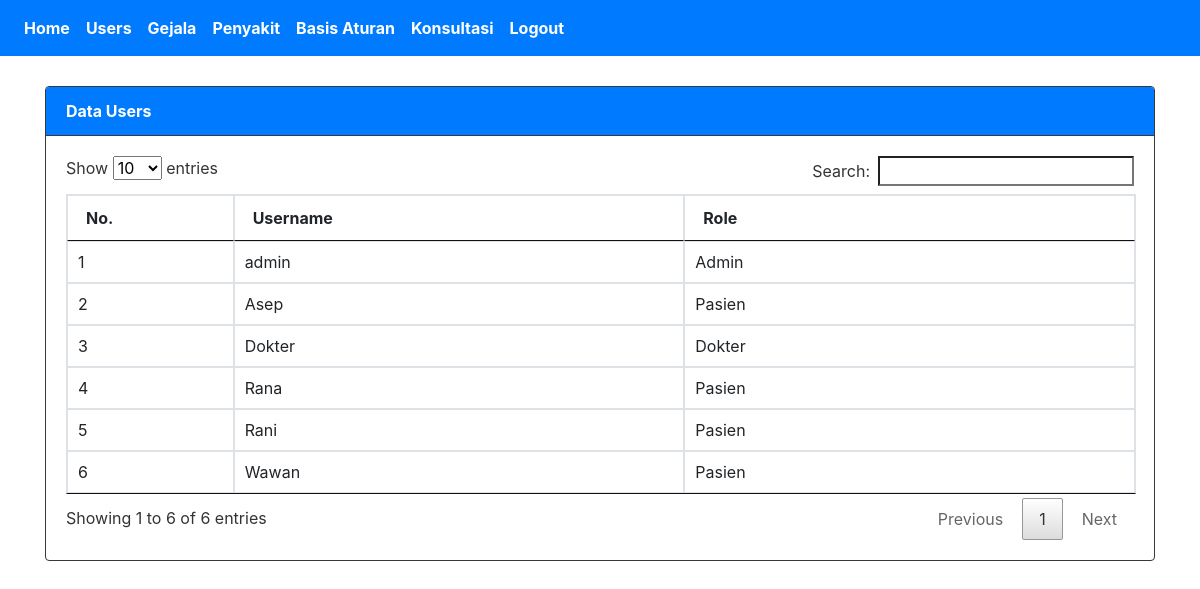
The page /SistemPakar/index.php?page=users (signed in) on the database its author committed.
### tables this page shows
CREATE TABLE `users` (
  `idusers` int(11) NOT NULL,
  `username` varchar(20) DEFAULT NULL,
  `pass` varchar(50) DEFAULT NULL,
  `role` varchar(15) DEFAULT NULL
);

### SistemPakar/tampil_users.php (the view, shortened to what this page needs)
<div class="card border-dark">
  <div class="card-header bg-primary text-white border-dark"><strong>Data Users</strong></div>
  <div class="card-body">
    <table class="table table-bordered" id="myTable">
    <thead>
      <tr>
        <th width="50px">No.</th>
        <th width="200px">Username</th>
        <th width="200px">Role</th>
      </tr>
    </thead>
    <tbody>
    <?php
        $conn = new mysqli("localhost", "root", "", "db_pakar1");
        $no=1;
        $sql = "SELECT*FROM users ORDER BY username ASC";
        $result = $conn->query($sql);
        while($row = $result->fetch_assoc()) {
    ?>
        <tr>
            <td><?php echo $no++; ?></td>
            <td><?php echo $row['username']; ?></td>
            <td><?php echo $row['role']; ?></td>
        </tr>
    <?php
     }
    ?>
   </tbody>
</table>
</div>
</div>

### SistemPakar/tampil_users.php (style rules this page uses)
.card { margin-top:30px; }

### rows shown on the page
users: username "admin", role "Admin"
users: username "Asep", role "Pasien"
users: username "Dokter", role "Dokter"
users: username "Rana", role "Pasien"
users: username "Rani", role "Pasien"
users: username "Wawan", role "Pasien"
